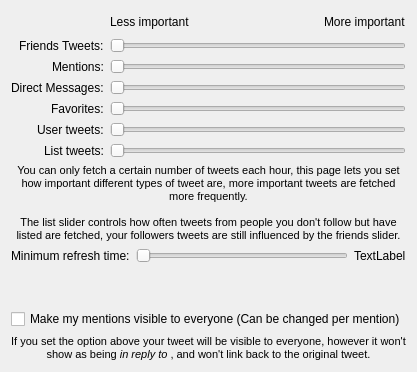
     <widget class="QWidget" name="tab_3">
      <attribute name="title">
       <string>Messages</string>
      </attribute>
      <layout class="QVBoxLayout" name="verticalLayout_8">
       <item>
        <layout class="QFormLayout" name="formLayout_4">
         <property name="fieldGrowthPolicy">
          <enum>QFormLayout::AllNonFixedFieldsGrow</enum>
         </property>
         <property name="labelAlignment">
          <set>Qt::AlignRight|Qt::AlignTrailing|Qt::AlignVCenter</set>
         </property>
         <item row="0" column="1">
          <layout class="QHBoxLayout" name="horizontalLayout_4">
           <property name="topMargin">
            <number>1</number>
           </property>
           <item>
            <widget class="QLabel" name="label_18">
             <property name="text">
              <string>Less important</string>
             </property>
            </widget>
           </item>
           <item>
            <spacer name="horizontalSpacer_2">
             <property name="orientation">
              <enum>Qt::Horizontal</enum>
             </property>
             <property name="sizeHint" stdset="0">
              <size>
               <width>40</width>
               <height>20</height>
              </size>
             </property>
            </spacer>
           </item>
           <item>
            <widget class="QLabel" name="label_17">
             <property name="text">
              <string>More important</string>
             </property>
            </widget>
           </item>
          </layout>
         </item>
         <item row="1" column="0">
          <widget class="QLabel" name="label_13">
           <property name="text">
            <string>Friends Tweets:</string>
           </property>
          </widget>
         </item>
         <item row="1" column="1">
          <widget class="QSlider" name="tweetsSlider">
           <property name="minimum">
            <number>5</number>
           </property>
           <property name="maximum">
            <number>150</number>
           </property>
           <property name="orientation">
            <enum>Qt::Horizontal</enum>
           </property>
          </widget>
         </item>
         <item row="2" column="0">
          <widget class="QLabel" name="label_14">
           <property name="text">
            <string>Mentions:</string>
           </property>
          </widget>
         </item>
         <item row="2" column="1">
          <widget class="QSlider" name="mentionsSlider">
           <property name="minimum">
            <number>5</number>
           </property>
           <property name="maximum">
            <number>150</number>
           </property>
           <property name="orientation">
            <enum>Qt::Horizontal</enum>
           </property>
          </widget>
         </item>
         <item row="3" column="0">
          <widget class="QLabel" name="label_15">
           <property name="text">
            <string>Direct Messages:</string>
           </property>
          </widget>
         </item>
         <item row="3" column="1">
          <widget class="QSlider" name="directMessagesSlider">
           <property name="minimum">
            <number>5</number>
           </property>
           <property name="maximum">
            <number>150</number>
           </property>
           <property name="orientation">
            <enum>Qt::Horizontal</enum>
           </property>
          </widget>
         </item>
         <item row="4" column="0">
          <widget class="QLabel" name="label_32">
           <property name="text">
            <string>Favorites:</string>
           </property>
          </widget>
         </item>
         <item row="4" column="1">
          <widget class="QSlider" name="favoriteSlider">
           <property name="minimum">
            <number>5</number>
           </property>
           <property name="maximum">
            <number>150</number>
           </property>
           <property name="orientation">
            <enum>Qt::Horizontal</enum>
           </property>
          </widget>
         </item>
         <item row="5" column="0">
          <widget class="QLabel" name="label_31">
           <property name="text">
            <string>User tweets:</string>
           </property>
          </widget>
         </item>
         <item row="6" column="0">
          <widget class="QLabel" name="label_35">
           <property name="text">
            <string>List tweets:</string>
           </property>
          </widget>
         </item>
         <item row="6" column="1">
          <widget class="QSlider" name="listSlider">
           <property name="minimum">
            <number>5</number>
           </property>
           <property name="maximum">
            <number>150</number>
           </property>
           <property name="orientation">
            <enum>Qt::Horizontal</enum>
           </property>
          </widget>
         </item>
         <item row="5" column="1">
          <widget class="QSlider" name="singleUserSlider">
           <property name="minimum">
            <number>5</number>
           </property>
           <property name="maximum">
            <number>150</number>
           </property>
           <property name="orientation">
            <enum>Qt::Horizontal</enum>
           </property>
          </widget>
         </item>
        </layout>
       </item>
       <item>
        <widget class="QLabel" name="label_16">
         <property name="text">
          <string>&lt;!DOCTYPE HTML PUBLIC &quot;-//W3C//DTD HTML 4.0//EN&quot; &quot;http://www.w3.org/TR/REC-html40/strict.dtd&quot;&gt;
&lt;html&gt;&lt;head&gt;&lt;meta name=&quot;qrichtext&quot; content=&quot;1&quot; /&gt;&lt;style type=&quot;text/css&quot;&gt;
p, li { white-space: pre-wrap; }
&lt;/style&gt;&lt;/head&gt;&lt;body style=&quot; font-family:'MS Shell Dlg 2'; font-size:8.25pt; font-weight:400; font-style:normal;&quot;&gt;
&lt;p style=&quot; margin-top:0px; margin-bottom:0px; margin-left:0px; margin-right:0px; -qt-block-indent:0; text-indent:0px;&quot;&gt;&lt;span style=&quot; font-size:8pt;&quot;&gt;You can only fetch a certain number of tweets each hour, this page lets you set how important different types of tweet are, more important tweets are fetched more frequently.&lt;/span&gt;&lt;/p&gt;
&lt;p style=&quot;-qt-paragraph-type:empty; margin-top:0px; margin-bottom:0px; margin-left:0px; margin-right:0px; -qt-block-indent:0; text-indent:0px; font-size:8pt;&quot;&gt;&lt;/p&gt;
&lt;p style=&quot; margin-top:0px; margin-bottom:0px; margin-left:0px; margin-right:0px; -qt-block-indent:0; text-indent:0px;&quot;&gt;&lt;span style=&quot; font-size:8pt;&quot;&gt;The list slider controls how often tweets from people you don't follow but have listed are fetched, your followers tweets are still influenced by the friends slider.&lt;/span&gt;&lt;/p&gt;&lt;/body&gt;&lt;/html&gt;</string>
         </property>
         <property name="alignment">
          <set>Qt::AlignCenter</set>
         </property>
         <property name="wordWrap">
          <bool>true</bool>
         </property>
        </widget>
       </item>
       <item>
        <layout class="QHBoxLayout" name="horizontalLayout_18">
         <item>
          <widget class="QLabel" name="label_10">
           <property name="text">
            <string>Minimum refresh time:</string>
           </property>
          </widget>
         </item>
         <item>
          <widget class="QSlider" name="minrefreshtime">
           <property name="sizePolicy">
            <sizepolicy hsizetype="Expanding" vsizetype="Fixed">
             <horstretch>0</horstretch>
             <verstretch>0</verstretch>
            </sizepolicy>
           </property>
           <property name="minimum">
            <number>5</number>
           </property>
           <property name="maximum">
            <number>300</number>
           </property>
           <property name="orientation">
            <enum>Qt::Horizontal</enum>
           </property>
          </widget>
         </item>
         <item>
          <widget class="QLabel" name="minrefreshlabel">
           <property name="text">
            <string>TextLabel</string>
           </property>
          </widget>
         </item>
        </layout>
       </item>
       <item>
        <spacer name="verticalSpacer_2">
         <property name="orientation">
          <enum>Qt::Vertical</enum>
         </property>
         <property name="sizeHint" stdset="0">
          <size>
           <width>20</width>
           <height>40</height>
          </size>
         </property>
        </spacer>
       </item>
       <item>
        <widget class="QCheckBox" name="fixreplies">
         <property name="text">
          <string>Make my mentions visible to everyone (Can be changed per mention)</string>
         </property>
        </widget>
       </item>
       <item>
        <widget class="QLabel" name="label_21">
         <property name="text">
          <string>&lt;!DOCTYPE HTML PUBLIC &quot;-//W3C//DTD HTML 4.0//EN&quot; &quot;http://www.w3.org/TR/REC-html40/strict.dtd&quot;&gt;
&lt;html&gt;&lt;head&gt;&lt;meta name=&quot;qrichtext&quot; content=&quot;1&quot; /&gt;&lt;style type=&quot;text/css&quot;&gt;
p, li { white-space: pre-wrap; }
&lt;/style&gt;&lt;/head&gt;&lt;body style=&quot; font-family:'MS Shell Dlg 2'; font-size:8.25pt; font-weight:400; font-style:normal;&quot;&gt;
&lt;p align=&quot;center&quot; style=&quot; margin-top:0px; margin-bottom:0px; margin-left:0px; margin-right:0px; -qt-block-indent:0; text-indent:0px;&quot;&gt;&lt;span style=&quot; font-size:8pt;&quot;&gt;If you set the option above your tweet will be visible to everyone, however it won't show as being &lt;/span&gt;&lt;span style=&quot; font-size:8pt; font-style:italic;&quot;&gt;in reply to &lt;/span&gt;&lt;span style=&quot; font-size:8pt;&quot;&gt;, and won't link back to the original tweet.&lt;/span&gt;&lt;/p&gt;&lt;/body&gt;&lt;/html&gt;</string>
         </property>
         <property name="wordWrap">
          <bool>true</bool>
         </property>
        </widget>
       </item>
      </layout>
     </widget>
